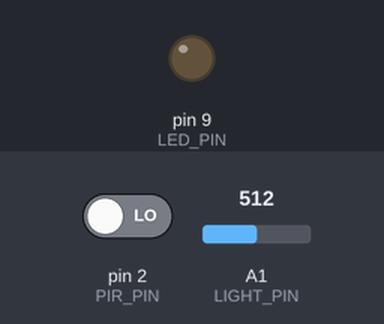
Bench run of a sketch on a simulated Arduino Uno, built with avr-gcc and run on an emulated ATmega328P. On the bench: output pins drawn as LEDs (lit = HIGH). The test bench sets the inputs (shaded band); at power-on: A1 (LIGHT_PIN) = 512, pin 2 (PIR_PIN) LOW.

Above: at 1.2 s.
1.3 s: A1 (LIGHT_PIN) set to 468
2.8 s: A1 (LIGHT_PIN) set to 439
At 3.2 s:
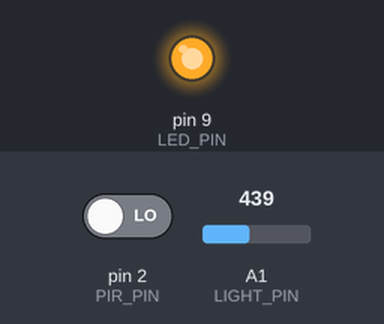
4.3 s: A1 (LIGHT_PIN) set to 460
At 5.5 s:
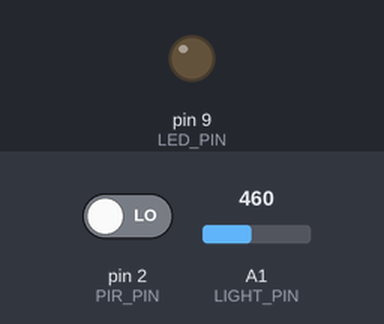
5.8 s: A1 (LIGHT_PIN) set to 440
At 6.7 s:
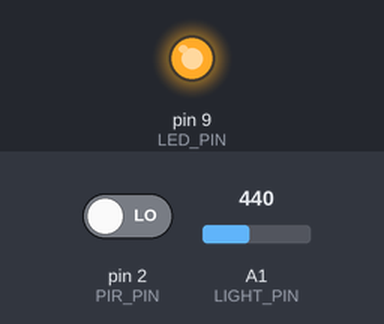
Timing chart, 0 to 8.3 s (numbered marks = the images above; inputs shaded):
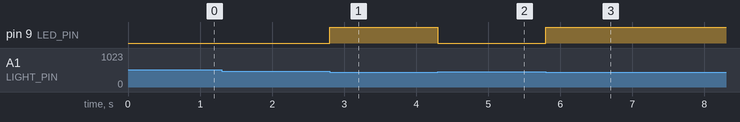

Measured:
- the behaviour switches between 450 and 449 on A1 (LIGHT_PIN) (found by bisection; images 0 and 1)
- after the input at 1.3 s, every drawn part: stays the same
- after the input at 2.8 s, pin 9 (LED_PIN): LOW → HIGH at once
- after the input at 4.3 s, pin 9 (LED_PIN): HIGH → LOW at once
- after the input at 5.8 s, pin 9 (LED_PIN): LOW → HIGH at once

The sketch:

Challenge02_LightOrMotion.ino
```cpp
// Complete example solution for Lesson19, challenge 02.
const int LIGHT_PIN = A1, PIR_PIN = 2, LED_PIN = 9;
const int DARK_LIMIT = 450;
void setup() {
  pinMode(PIR_PIN, INPUT);
  pinMode(LED_PIN, OUTPUT);
}
void loop() {
  bool dark = analogRead(LIGHT_PIN)<DARK_LIMIT;
  bool motion = digitalRead(PIR_PIN) == HIGH;
  digitalWrite(LED_PIN, dark || motion?HIGH:LOW);
}
```
